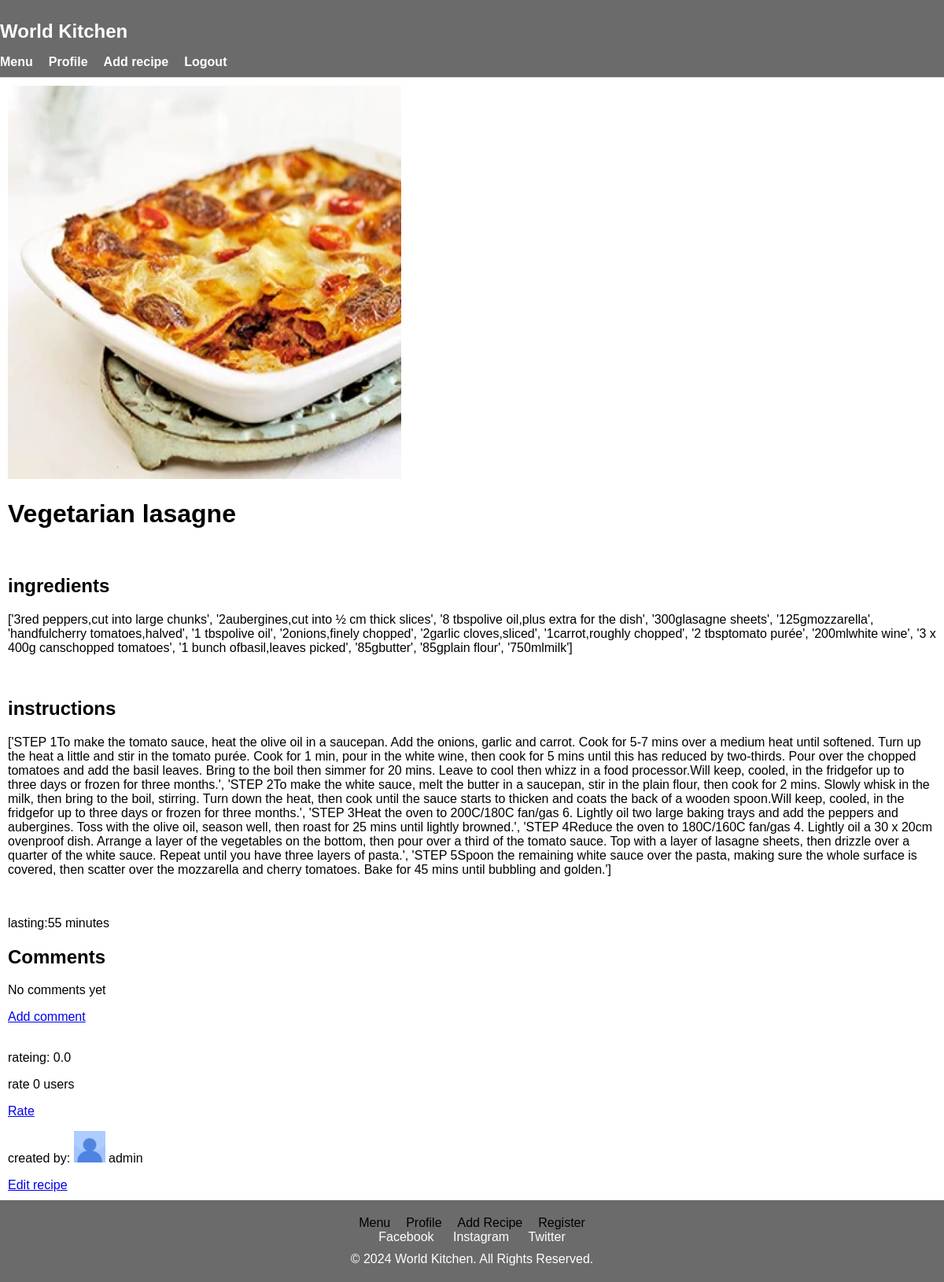
Page /recipe/323/ (signed in) on the committed database.
### recipes/models.py (models this page shows, shortened)
class Recipe(models.Model):
    title = models.CharField(max_length=100)
    ingredients = models.TextField()
    instructions = models.TextField()
    rate = models.FloatField(default=0)
    count = models.IntegerField(default=0)
    prep_time = models.IntegerField()
    creator = models.ForeignKey(RecipesUser, on_delete=models.CASCADE, null=True)
    image = models.ImageField(blank=True, upload_to='images', null=True)

class RecipesUser(models.Model):
    OPTION_ONE = 'men'
    OPTION_TWO = 'women'
    OPTION_THREE = 'other'
    MY_CHOICES = [
        (OPTION_ONE, 'men'),
        (OPTION_TWO, 'women'),
        (OPTION_THREE, 'other')]
    user = models.OneToOneField(User, on_delete=models.CASCADE)
    country = models.CharField(max_length=20)
    gender = models.CharField(max_length=20, choices=MY_CHOICES, default=OPTION_THREE,)
    image = models.ImageField(blank=True, upload_to='images', null=True, default='/images/default_photo.jpg')
    def __str__(self):
        return self.user.username

### recipes/views.py (the view)
# urls.py: path('recipe/<int:pk>/', views.recipe_detail, name='recipe_detail'),
def recipe_detail(request, pk):
    recipes = get_object_or_404(Recipe, pk=pk)
    boolean = recipes.creator.user == request.user
    comments = Comment.objects.filter(recipe=recipes)
    return render(request, "recipes/recipe_details.html", {"recipes": recipes, "boolean": boolean, "comment": comments})

### recipes/templates/recipes/recipe_details.html (shortened to what this page needs)
{% load static %}
<!DOCTYPE html>
<html lang="en">
<head>
    <link rel="stylesheet" href="{% static 'recipes/style.css' %}">
</head>
<body>
    <header>
        <div class="container">
            <h1 class="logo">World Kitchen</h1>
            <nav>
                <ul>
                    <li><a href="{% url 'recipe_list' %}">Menu</a></li>
                    <li><a href="{% url 'profile' %}">Profile</a></li>
                    <li><a href="{% url 'recipe_add' %}">Add recipe</a></li>
                    <li><a href="{% url 'logout' %}">Logout</a></li>
                </ul>
            </nav>
        </div>
    </header>
    <main>
    <div class="recipes_container_item_detail">
        <img class="recipes_container_item_img_details" src="{{recipes.image.url}}" alt="">
    </div>
    <h1>{{ recipes.title }}</h1>
    <br>
    <h2>ingredients</h2>
    <p>{{recipes.ingredients}}</p>
    <br>
    <h2>instructions</h2>
    <p>{{recipes.instructions}}</p>
    <br>
    <p>lasting:{{recipes.prep_time}} minutes</p>
    <h2>Comments</h2>
    {% if comment %}
        {% for i in comment %}
            <li><img src="{{i.creator.recipesuser.image.url}}" alt="" class="small_profie_picture"> {{ i.creator }} <br><br>{{ i.text }} <br>Commented at {{i.created_at}}</li> <br><br>
        {% endfor %}
    {% else %}
    <p>No comments yet</p>
    {% endif %}
    <a href="{% url 'comment' recipes.id %}">Add comment</a><br><br>
    <p>rateing: {{recipes.rate}}</p>
    <p>rate {{recipes.count}} users</p>
    <a href="{% url 'rate' recipes.id %}">Rate</a>
    <p>created by: <img src="{{recipes.creator.image.url}}" alt="" class="small_profie_picture"> {{recipes.creator}}</p>
    {% if boolean == True %}
        <a href="{% url 'recipe_edit' recipes.id %}">Edit recipe</a>
    {% endif %}
    </main>
    <footer>
        <div class="container">
            <nav>
                <ul>
                    <li><a href="{% url 'recipe_list' %}">Menu</a></li>
                    <li><a href="{% url 'profile' %}">Profile</a></li>
                    <li><a href="{% url 'recipe_add' %}">Add Recipe</a></li>
                    <li><a href="{% url 'register' %}">Register</a></li>
                </ul>
            </nav>
            <div class="social-media">
                <a href="https://facebook.com" target="_blank">Facebook</a>
                <a href="https://instagram.com" target="_blank">Instagram</a>
                <a href="https://twitter.com" target="_blank">Twitter</a>
            </div>
            <p>&copy; 2024 World Kitchen. All Rights Reserved.</p>
        </div>
    </footer>
</body>
</html>

### recipes/static/recipes/style.css (style rules this page uses)
body { margin: 0; font-family: Arial, sans-serif; }
header { background-color: #6b6b6b; padding: 10px 0; border-bottom: 1px solid #ddd; }
header .logo { font-size: 24px; color: rgb(255, 255, 255); font-weight: bold; }
header nav ul { list-style: none; padding: 0; margin: 0; display: flex; gap: 20px; }
header nav ul li { display: inline; }
header nav ul li a { text-decoration: none; color: #ffffff; font-weight: bold; }
html, body { height: 100%; margin: 0; }
body { display: flex; flex-direction: column; }
main { margin: 10px; }
footer { background-color: #6b6b6b; color: #fff; text-align: center; padding: 20px 0; margin-top: auto; box-sizing: border-box; }
footer .container { max-width: 1200px; margin: 0 auto; padding: 0 20px; }
footer nav ul { list-style: none; padding: 0; margin: 0; display: flex; justify-content: center; gap: 20px; }
footer nav ul li { display: inline; }
footer nav ul li a { text-decoration: none; color: #000000; }
footer .social-media { margin: 0; }
footer .social-media a { text-decoration: none; color: #ffffff; margin: 0 10px; }
footer p { margin: 10px 0 0; }
.recipes_container_item_img_details { width: 500px; height: 500px; }
.small_profie_picture { width: 40px; height: 40px; }

### rows in the picture
Recipe: image (picture), title "Vegetarian lasagne", ingredients "['3red peppers,cut into large chunks', '2aubergines,cut into ½ cm thick slices', '8 tbspolive oil,plus extra for the dish', '300glasagne sheets', '125gmozzarella', 'handfulcherry tomatoes,halved', '1 tbspolive oil', '2onions,finely chopped', '2garlic cloves,sliced', '1carrot,roughly chopped', '2 tbsptomato purée', '200mlwhite wine', '3 x 400g canschopped tomatoes', '1 bunch ofbasil,leaves picked', '85gbutter', '85gplain flour', '750mlmilk']", instructions "['STEP 1To make the tomato sauce, heat the olive oil in a saucepan. Add the onions, garlic and carrot. Cook for 5-7 mins over a medium heat until softened. Turn up the heat a little and stir in the tomato purée. Cook for 1 min, pour in the white wine, then cook for 5 mins until this has reduced by two-thirds. Pour over the chopped tomatoes and add the basil leaves. Bring to the boil then simmer for 20 mins. Leave to cool then whizz in a food processor.Will keep, cooled, in the fridgefor up to three days or frozen for three months.', 'STEP 2To make the white sauce, melt the butter in a saucepan, stir in the plain flour, then cook for 2 mins. Slowly whisk in the milk, then bring to the boil,…", prep_time "55", rate "0.0", count "0", creator.image (placeholder picture), creator "admin"
